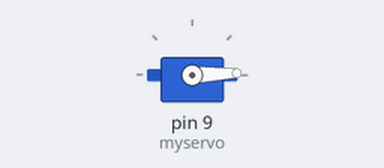
A sketch run on a simulated Arduino Uno, built with avr-gcc and run on an emulated ATmega328P. On the bench: servo.

Above: at 0.05 s.
At 1.75 s:
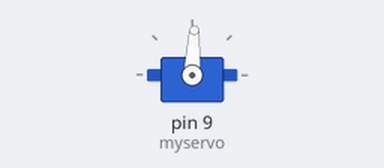
At 3.45 s:
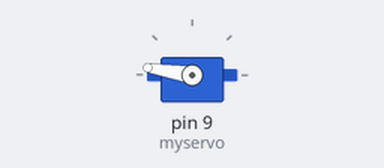
At 6.9 s:
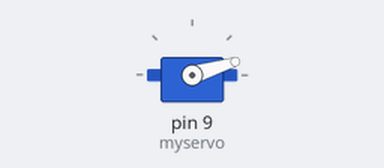
Timing chart, 0 to 9.4 s (numbered marks = the images above):
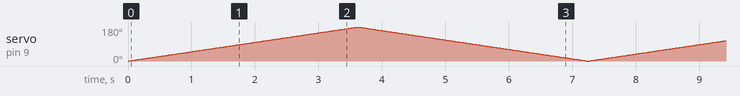

The sketch:

servo_motor.ino
```cpp
#include <Servo.h>  //include the package
Servo myservo; // declare the object
void setup() {
  // put your setup code here, to run once:
  myservo.attach(9);
}

void loop() {
  // put your main code here, to run repeatedly:
  for(int i = 0; i< 180; i= i+1){
    myservo.write(i);
    delay(20);
  }
  for(int i = 180; i>=0; i = i-1){
    myservo.write(i);
    delay(20);
  }
}
```
